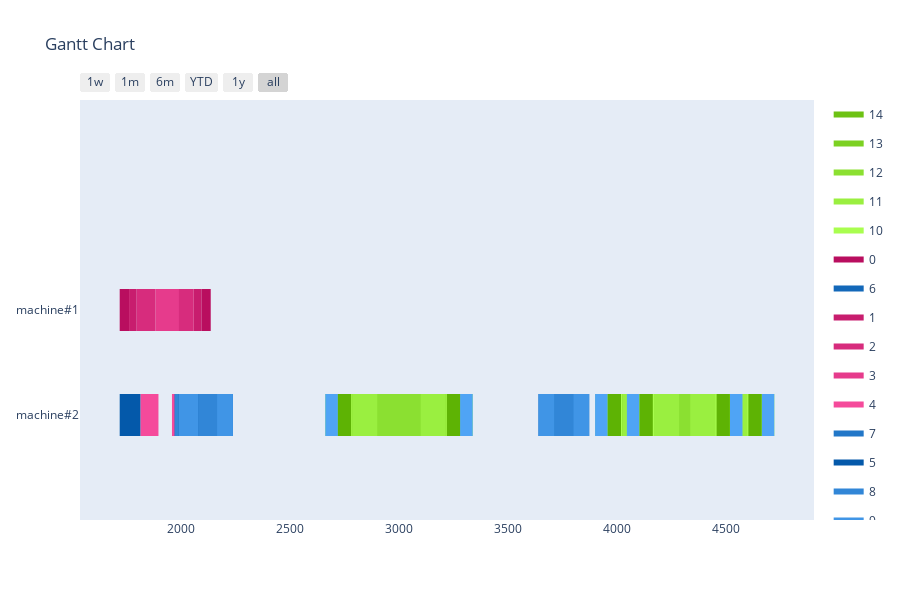

The notebook cell this image was saved under:
### Markdown cell above
Greedy with changing sequence

### Code cell
def change_order(orders):
    p1 = random.randint(0, len(orders) -2)
    p2 = random.randint(p1, len(orders) -1)
    selected = copy.deepcopy(orders[p1 : p2 +1])
    selected.reverse()
    for i in range(len(selected)):
        orders[p1 + i] = copy.deepcopy(selected[i])

agent = GreedyAgent(env)
simulator = AgentSimulator()
n_generations = 10
best = None
sequence = copy.deepcopy(orders_model)
for gen in range(n_generations):
    simulator = AgentSimulator()
    schedule, schedule_count = simulator.simulate(agent, sequence)
    if not best or best[1] < schedule_count:
        best = [schedule, schedule_count, copy.deepcopy(sequence)]
    change_order(sequence)
print(f'Scheduled {best[1]}/{len(best[2])} Orders')
visualize_schedule(best[0], env)

### Figure 1 — Plotly figure (JSON) as saved in the notebook; plotly's stock layout.template omitted (floating-point values rounded to 4 significant figures; data arrays with more than 128 entries replaced by an {"elided": "..."} marker saying what was removed)
{"data": [{"fill": "toself", "fillcolor": "rgb(109, 194, 19)", "hoverinfo": "name", "legendgroup": "rgb(109, 194, 19)", "mode": "none", "name": "14", "type": "scatter", "x": {"elided": "199 int values"}, "y": {"elided": "199 float values"}}, {"fill": "toself", "fillcolor": "rgb(124, 209, 34)", "hoverinfo": "name", "legendgroup": "rgb(124, 209, 34)", "mode": "none", "name": "13", "type": "scatter", "x": {"elided": "199 int values"}, "y": {"elided": "199 float values"}}, {"fill": "toself", "fillcolor": "rgb(139, 224, 49)", "hoverinfo": "name", "legendgroup": "rgb(139, 224, 49)", "mode": "none", "name": "12", "type": "scatter", "x": {"elided": "199 int values"}, "y": {"elided": "199 float values"}}, {"fill": "toself", "fillcolor": "rgb(154, 239, 64)", "hoverinfo": "name", "legendgroup": "rgb(154, 239, 64)", "mode": "none", "name": "11", "type": "scatter", "x": {"elided": "199 int values"}, "y": {"elided": "199 float values"}}, {"fill": "toself", "fillcolor": "rgb(169, 254, 79)", "hoverinfo": "name", "legendgroup": "rgb(169, 254, 79)", "mode": "none", "name": "10", "type": "scatter", "x": {"elided": "199 int values"}, "y": {"elided": "199 float values"}}, {"fill": "toself", "fillcolor": "rgb(185, 14, 95)", "hoverinfo": "name", "legendgroup": "rgb(185, 14, 95)", "mode": "none", "name": "0", "type": "scatter", "x": {"elided": "149 int values"}, "y": {"elided": "149 float values"}}, {"fill": "toself", "fillcolor": "rgb(19, 104, 185)", "hoverinfo": "name", "legendgroup": "rgb(19, 104, 185)", "mode": "none", "name": "6", "type": "scatter", "x": {"elided": "149 int values"}, "y": {"elided": "149 float values"}}, {"fill": "toself", "fillcolor": "rgb(200, 29, 110)", "hoverinfo": "name", "legendgroup": "rgb(200, 29, 110)", "mode": "none", "name": "1", "type": "scatter", "x": {"elided": "149 int values"}, "y": {"elided": "149 float values"}}, {"fill": "toself", "fillcolor": "rgb(215, 44, 125)", "hoverinfo": "name", "legendgroup": "rgb(215, 44, 125)", "mode": "none", "name": "2", "type": "scatter", "x": {"elided": "149 int values"}, "y": {"elided": "149 float values"}}, {"fill": "toself", "fillcolor": "rgb(230, 59, 140)", "hoverinfo": "name", "legendgroup": "rgb(230, 59, 140)", "mode": "none", "name": "3", "type": "scatter", "x": {"elided": "149 int values"}, "y": {"elided": "149 float values"}}, {"fill": "toself", "fillcolor": "rgb(245, 74, 155)", "hoverinfo": "name", "legendgroup": "rgb(245, 74, 155)", "mode": "none", "name": "4", "type": "scatter", "x": {"elided": "149 int values"}, "y": {"elided": "149 float values"}}, {"fill": "toself", "fillcolor": "rgb(34, 119, 200)", "hoverinfo": "name", "legendgroup": "rgb(34, 119, 200)", "mode": "none", "name": "7", "type": "scatter", "x": {"elided": "149 int values"}, "y": {"elided": "149 float values"}}, {"fill": "toself", "fillcolor": "rgb(4, 89, 170)", "hoverinfo": "name", "legendgroup": "rgb(4, 89, 170)", "mode": "none", "name": "5", "type": "scatter", "x": {"elided": "149 int values"}, "y": {"elided": "149 float values"}}, {"fill": "toself", "fillcolor": "rgb(49, 134, 215)", "hoverinfo": "name", "legendgroup": "rgb(49, 134, 215)", "mode": "none", "name": "8", "type": "scatter", "x": {"elided": "149 int values"}, "y": {"elided": "149 float values"}}, {"fill": "toself", "fillcolor": "rgb(64, 149, 230)", "hoverinfo": "name", "legendgroup": "rgb(64, 149, 230)", "mode": "none", "name": "9", "type": "scatter", "x": {"elided": "149 int values"}, "y": {"elided": "149 float values"}}, {"fill": "toself", "fillcolor": "rgb(79, 164, 245)", "hoverinfo": "name", "legendgroup": "rgb(79, 164, 245)", "mode": "none", "name": "16", "type": "scatter", "x": {"elided": "199 int values"}, "y": {"elided": "199 float values"}}, {"fill": "toself", "fillcolor": "rgb(94, 179, 4)", "hoverinfo": "name", "legendgroup": "rgb(94, 179, 4)", "mode": "none", "name": "15", "type": "scatter", "x": {"elided": "199 int values"}, "y": {"elided": "199 float values"}}, {"legendgroup": "rgb(109, 194, 19)", "marker": {"color": "rgb(109, 194, 19)", "opacity": 0, "size": 1}, "mode": "markers", "name": "", "showlegend": false, "text": [null, null, null, null, null, null, null, null, null, null, null, null, null, null, null, null, null, null, null, null, null, null, null, null, null, null, null, null, null, null, null, null, null, null, null, null, null, null, null, null, null, null, null, null, null, null, null, null, null, null, null, null, null, null, null, null, null, null, null, null, null, null, null, null, null, null, null, null, null, null, null, null, null, null, null, null, null, null, null, null], "type": "scatter", "x": [4561, 4604, 4019, 4062, 3176, 3219, 398, 441, 4415, 4458, 4561, 4604, 3176, 3219, 398, 441, 4019, 4062, 4165, 4208, 794, 837, 3176, 3219, 398, 441, 4561, 4604, 4415, 4458, 2780, 2823, 4019, 4062, 4165, 4208, 794, 837, 3176, 3219, 4415, 4458, 4561, 4604, 398, 441, 2780, 2823, 4019, 4062, 4165, 4208, 794, 837, 3176, 3219, 4415, 4458, 4561, 4604, 398, 441, 2780, 2823, 4019, 4062, 794, 837, 4165, 4208, 3176, 3219, 4415, 4458, 398, 441, 4561, 4604, 2780, 2823], "y": [0, 0, 0, 0, 0, 0, 0, 0, 0, 0, 0, 0, 0, 0, 0, 0, 0, 0, 0, 0, 0, 0, 0, 0, 0, 0, 0, 0, 0, 0, 0, 0, 0, 0, 0, 0, 0, 0, 0, 0, 0, 0, 0, 0, 0, 0, 0, 0, 0, 0, 0, 0, 0, 0, 0, 0, 0, 0, 0, 0, 0, 0, 0, 0, 0, 0, 0, 0, 0, 0, 0, 0, 0, 0, 0, 0, 0, 0, 0, 0]}, {"legendgroup": "rgb(124, 209, 34)", "marker": {"color": "rgb(124, 209, 34)", "opacity": 0, "size": 1}, "mode": "markers", "name": "", "showlegend": false, "text": [null, null, null, null, null, null, null, null, null, null, null, null, null, null, null, null, null, null, null, null, null, null, null, null, null, null, null, null, null, null, null, null, null, null, null, null, null, null, null, null, null, null, null, null, null, null, null, null, null, null, null, null, null, null, null, null, null, null, null, null, null, null, null, null, null, null, null, null, null, null, null, null, null, null, null, null, null, null, null, null], "type": "scatter", "x": [4421, 4561, 4062, 4202, 3036, 3176, 441, 581, 4275, 4415, 4421, 4561, 3036, 3176, 441, 581, 4062, 4202, 4208, 4348, 654, 794, 3036, 3176, 441, 581, 4421, 4561, 4275, 4415, 2823, 2963, 4062, 4202, 4208, 4348, 654, 794, 3036, 3176, 4275, 4415, 4421, 4561, 441, 581, 2823, 2963, 4062, 4202, 4208, 4348, 654, 794, 3036, 3176, 4275, 4415, 4421, 4561, 441, 581, 2823, 2963, 4062, 4202, 654, 794, 4208, 4348, 3036, 3176, 4275, 4415, 441, 581, 4421, 4561, 2823, 2963], "y": [0, 0, 0, 0, 0, 0, 0, 0, 0, 0, 0, 0, 0, 0, 0, 0, 0, 0, 0, 0, 0, 0, 0, 0, 0, 0, 0, 0, 0, 0, 0, 0, 0, 0, 0, 0, 0, 0, 0, 0, 0, 0, 0, 0, 0, 0, 0, 0, 0, 0, 0, 0, 0, 0, 0, 0, 0, 0, 0, 0, 0, 0, 0, 0, 0, 0, 0, 0, 0, 0, 0, 0, 0, 0, 0, 0, 0, 0, 0, 0]}, {"legendgroup": "rgb(139, 224, 49)", "marker": {"color": "rgb(139, 224, 49)", "opacity": 0, "size": 1}, "mode": "markers", "name": "", "showlegend": false, "text": [null, null, null, null, null, null, null, null, null, null, null, null, null, null, null, null, null, null, null, null, null, null, null, null, null, null, null, null, null, null, null, null, null, null, null, null, null, null, null, null, null, null, null, null, null, null, null, null, null, null, null, null, null, null, null, null, null, null, null, null, null, null, null, null, null, null, null, null, null, null, null, null, null, null, null, null, null, null, null, null], "type": "scatter", "x": [4286, 4421, 4202, 4337, 2901, 3036, 581, 716, 4140, 4275, 4286, 4421, 2901, 3036, 581, 716, 4202, 4337, 4348, 4483, 519, 654, 2901, 3036, 581, 716, 4286, 4421, 4140, 4275, 2963, 3098, 4202, 4337, 4348, 4483, 519, 654, 2901, 3036, 4140, 4275, 4286, 4421, 581, 716, 2963, 3098, 4202, 4337, 4348, 4483, 519, 654, 2901, 3036, 4140, 4275, 4286, 4421, 581, 716, 2963, 3098, 4202, 4337, 519, 654, 4348, 4483, 2901, 3036, 4140, 4275, 581, 716, 4286, 4421, 2963, 3098], "y": [0, 0, 0, 0, 0, 0, 0, 0, 0, 0, 0, 0, 0, 0, 0, 0, 0, 0, 0, 0, 0, 0, 0, 0, 0, 0, 0, 0, 0, 0, 0, 0, 0, 0, 0, 0, 0, 0, 0, 0, 0, 0, 0, 0, 0, 0, 0, 0, 0, 0, 0, 0, 0, 0, 0, 0, 0, 0, 0, 0, 0, 0, 0, 0, 0, 0, 0, 0, 0, 0, 0, 0, 0, 0, 0, 0, 0, 0, 0, 0]}, {"legendgroup": "rgb(154, 239, 64)", "marker": {"color": "rgb(154, 239, 64)", "opacity": 0, "size": 1}, "mode": "markers", "name": "", "showlegend": false, "text": [null, null, null, null, null, null, null, null, null, null, null, null, null, null, null, null, null, null, null, null, null, null, null, null, null, null, null, null, null, null, null, null, null, null, null, null, null, null, null, null, null, null, null, null, null, null, null, null, null, null, null, null, null, null, null, null, null, null, null, null, null, null, null, null, null, null, null, null, null, null, null, null, null, null, null, null, null, null, null, null], "type": "scatter", "x": [4171, 4286, 4337, 4452, 2786, 2901, 716, 831, 4025, 4140, 4171, 4286, 2786, 2901, 716, 831, 4337, 4452, 4483, 4598, 404, 519, 2786, 2901, 716, 831, 4171, 4286, 4025, 4140, 3098, 3213, 4337, 4452, 4483, 4598, 404, 519, 2786, 2901, 4025, 4140, 4171, 4286, 716, 831, 3098, 3213, 4337, 4452, 4483, 4598, 404, 519, 2786, 2901, 4025, 4140, 4171, 4286, 716, 831, 3098, 3213, 4337, 4452, 404, 519, 4483, 4598, 2786, 2901, 4025, 4140, 716, 831, 4171, 4286, 3098, 3213], "y": [0, 0, 0, 0, 0, 0, 0, 0, 0, 0, 0, 0, 0, 0, 0, 0, 0, 0, 0, 0, 0, 0, 0, 0, 0, 0, 0, 0, 0, 0, 0, 0, 0, 0, 0, 0, 0, 0, 0, 0, 0, 0, 0, 0, 0, 0, 0, 0, 0, 0, 0, 0, 0, 0, 0, 0, 0, 0, 0, 0, 0, 0, 0, 0, 0, 0, 0, 0, 0, 0, 0, 0, 0, 0, 0, 0, 0, 0, 0, 0]}, {"legendgroup": "rgb(169, 254, 79)", "marker": {"color": "rgb(169, 254, 79)", "opacity": 0, "size": 1}, "mode": "markers", "name": "", "showlegend": false, "text": [null, null, null, null, null, null, null, null, null, null, null, null, null, null, null, null, null, null, null, null, null, null, null, null, null, null, null, null, null, null, null, null, null, null, null, null, null, null, null, null, null, null, null, null, null, null, null, null, null, null, null, null, null, null, null, null, null, null, null, null, null, null, null, null, null, null, null, null, null, null, null, null, null, null, null, null, null, null, null, null], "type": "scatter", "x": [4046, 4171, 4452, 4577, 2661, 2786, 831, 956, 3900, 4025, 4046, 4171, 2661, 2786, 831, 956, 4452, 4577, 4598, 4723, 279, 404, 2661, 2786, 831, 956, 4046, 4171, 3900, 4025, 3213, 3338, 4452, 4577, 4598, 4723, 279, 404, 2661, 2786, 3900, 4025, 4046, 4171, 831, 956, 3213, 3338, 4452, 4577, 4598, 4723, 279, 404, 2661, 2786, 3900, 4025, 4046, 4171, 831, 956, 3213, 3338, 4452, 4577, 279, 404, 4598, 4723, 2661, 2786, 3900, 4025, 831, 956, 4046, 4171, 3213, 3338], "y": [0, 0, 0, 0, 0, 0, 0, 0, 0, 0, 0, 0, 0, 0, 0, 0, 0, 0, 0, 0, 0, 0, 0, 0, 0, 0, 0, 0, 0, 0, 0, 0, 0, 0, 0, 0, 0, 0, 0, 0, 0, 0, 0, 0, 0, 0, 0, 0, 0, 0, 0, 0, 0, 0, 0, 0, 0, 0, 0, 0, 0, 0, 0, 0, 0, 0, 0, 0, 0, 0, 0, 0, 0, 0, 0, 0, 0, 0, 0, 0]}, {"legendgroup": "rgb(185, 14, 95)", "marker": {"color": "rgb(185, 14, 95)", "opacity": 0, "size": 1}, "mode": "markers", "name": "", "showlegend": false, "text": [null, null, null, null, null, null, null, null, null, null, null, null, null, null, null, null, null, null, null, null, null, null, null, null, null, null, null, null, null, null, null, null, null, null, null, null, null, null, null, null, null, null, null, null, null, null, null, null, null, null, null, null, null, null, null, null, null, null, null, null], "type": "scatter", "x": [299, 342, 95, 138, 2092, 2135, -76, -33, 470, 513, 1717, 1760, 299, 342, 95, 138, 2092, 2135, 299, 342, 95, 138, 1717, 1760, 299, 342, 95, 138, 2092, 2135, 299, 342, 95, 138, 1717, 1760, 299, 342, 95, 138, 2092, 2135, 299, 342, 95, 138, 1717, 1760, 299, 342, 95, 138, 2092, 2135, 299, 342, 95, 138, 1717, 1760], "y": [1, 1, 1, 1, 1, 1, 1, 1, 1, 1, 1, 1, 1, 1, 1, 1, 1, 1, 1, 1, 1, 1, 1, 1, 1, 1, 1, 1, 1, 1, 1, 1, 1, 1, 1, 1, 1, 1, 1, 1, 1, 1, 1, 1, 1, 1, 1, 1, 1, 1, 1, 1, 1, 1, 1, 1, 1, 1, 1, 1]}, {"legendgroup": "rgb(19, 104, 185)", "marker": {"color": "rgb(19, 104, 185)", "opacity": 0, "size": 1}, "mode": "markers", "name": "", "showlegend": false, "text": [null, null, null, null, null, null, null, null, null, null, null, null, null, null, null, null, null, null, null, null, null, null, null, null, null, null, null, null, null, null, null, null, null, null, null, null, null, null, null, null, null, null, null, null, null, null, null, null, null, null, null, null, null, null, null, null, null, null, null, null], "type": "scatter", "x": [185, 248, 3640, 3703, 2174, 2237, 15, 78, 3640, 3703, 2174, 2237, 15, 78, 3810, 3873, 2004, 2067, 185, 248, 3640, 3703, 2174, 2237, 15, 78, 3810, 3873, 2004, 2067, 3640, 3703, 185, 248, 2174, 2237, 15, 78, 3810, 3873, 2004, 2067, 185, 248, 3640, 3703, 2174, 2237, 15, 78, 3810, 3873, 2004, 2067, 185, 248, 2174, 2237, 3640, 3703], "y": [0, 0, 0, 0, 0, 0, 0, 0, 0, 0, 0, 0, 0, 0, 0, 0, 0, 0, 0, 0, 0, 0, 0, 0, 0, 0, 0, 0, 0, 0, 0, 0, 0, 0, 0, 0, 0, 0, 0, 0, 0, 0, 0, 0, 0, 0, 0, 0, 0, 0, 0, 0, 0, 0, 0, 0, 0, 0, 0, 0]}, {"legendgroup": "rgb(200, 29, 110)", "marker": {"color": "rgb(200, 29, 110)", "opacity": 0, "size": 1}, "mode": "markers", "name": "", "showlegend": false, "text": [null, null, null, null, null, null, null, null, null, null, null, null, null, null, null, null, null, null, null, null, null, null, null, null, null, null, null, null, null, null, null, null, null, null, null, null, null, null, null, null, null, null, null, null, null, null, null, null, null, null, null, null, null, null, null, null, null, null, null, null], "type": "scatter", "x": [264, 299, 138, 173, 2057, 2092, -33, 2, 435, 470, 1760, 1795, 264, 299, 138, 173, 2057, 2092, 264, 299, 138, 173, 1760, 1795, 264, 299, 138, 173, 2057, 2092, 264, 299, 138, 173, 1760, 1795, 264, 299, 138, 173, 2057, 2092, 264, 299, 138, 173, 1760, 1795, 264, 299, 138, 173, 2057, 2092, 264, 299, 138, 173, 1760, 1795], "y": [1, 1, 1, 1, 1, 1, 1, 1, 1, 1, 1, 1, 1, 1, 1, 1, 1, 1, 1, 1, 1, 1, 1, 1, 1, 1, 1, 1, 1, 1, 1, 1, 1, 1, 1, 1, 1, 1, 1, 1, 1, 1, 1, 1, 1, 1, 1, 1, 1, 1, 1, 1, 1, 1, 1, 1, 1, 1, 1, 1]}, {"legendgroup": "rgb(215, 44, 125)", "marker": {"color": "rgb(215, 44, 125)", "opacity": 0, "size": 1}, "mode": "markers", "name": "", "showlegend": false, "text": [null, null, null, null, null, null, null, null, null, null, null, null, null, null, null, null, null, null, null, null, null, null, null, null, null, null, null, null, null, null, null, null, null, null, null, null, null, null, null, null, null, null, null, null, null, null, null, null, null, null, null, null, null, null, null, null, null, null, null, null], "type": "scatter", "x": [177, 264, 173, 260, 1970, 2057, 2, 89, 348, 435, 1795, 1882, 177, 264, 173, 260, 1970, 2057, 177, 264, 173, 260, 1795, 1882, 177, 264, 173, 260, 1970, 2057, 177, 264, 173, 260, 1795, 1882, 177, 264, 173, 260, 1970, 2057, 177, 264, 173, 260, 1795, 1882, 177, 264, 173, 260, 1970, 2057, 177, 264, 173, 260, 1795, 1882], "y": [1, 1, 1, 1, 1, 1, 1, 1, 1, 1, 1, 1, 1, 1, 1, 1, 1, 1, 1, 1, 1, 1, 1, 1, 1, 1, 1, 1, 1, 1, 1, 1, 1, 1, 1, 1, 1, 1, 1, 1, 1, 1, 1, 1, 1, 1, 1, 1, 1, 1, 1, 1, 1, 1, 1, 1, 1, 1, 1, 1]}, {"legendgroup": "rgb(230, 59, 140)", "marker": {"color": "rgb(230, 59, 140)", "opacity": 0, "size": 1}, "mode": "markers", "name": "", "showlegend": false, "text": [null, null, null, null, null, null, null, null, null, null, null, null, null, null, null, null, null, null, null, null, null, null, null, null, null, null, null, null, null, null, null, null, null, null, null, null, null, null, null, null, null, null, null, null, null, null, null, null, null, null, null, null, null, null, null, null, null, null, null, null], "type": "scatter", "x": [102, 177, 260, 335, 1895, 1970, 89, 164, 273, 348, 1882, 1957, 102, 177, 260, 335, 1895, 1970, 102, 177, 260, 335, 1882, 1957, 102, 177, 260, 335, 1895, 1970, 102, 177, 260, 335, 1882, 1957, 102, 177, 260, 335, 1895, 1970, 102, 177, 260, 335, 1882, 1957, 102, 177, 260, 335, 1895, 1970, 102, 177, 260, 335, 1882, 1957], "y": [1, 1, 1, 1, 1, 1, 1, 1, 1, 1, 1, 1, 1, 1, 1, 1, 1, 1, 1, 1, 1, 1, 1, 1, 1, 1, 1, 1, 1, 1, 1, 1, 1, 1, 1, 1, 1, 1, 1, 1, 1, 1, 1, 1, 1, 1, 1, 1, 1, 1, 1, 1, 1, 1, 1, 1, 1, 1, 1, 1]}, {"legendgroup": "rgb(245, 74, 155)", "marker": {"color": "rgb(245, 74, 155)", "opacity": 0, "size": 1}, "mode": "markers", "name": "", "showlegend": false, "text": [null, null, null, null, null, null, null, null, null, null, null, null, null, null, null, null, null, null, null, null, null, null, null, null, null, null, null, null, null, null, null, null, null, null, null, null, null, null, null, null, null, null, null, null, null, null, null, null, null, null, null, null, null, null, null, null, null, null, null, null], "type": "scatter", "x": [19, 102, 335, 418, 1812, 1895, 164, 247, 190, 273, 1957, 2040, 19, 102, 335, 418, 1812, 1895, 19, 102, 335, 418, 1957, 2040, 19, 102, 335, 418, 1812, 1895, 19, 102, 335, 418, 1957, 2040, 19, 102, 335, 418, 1812, 1895, 19, 102, 335, 418, 1957, 2040, 19, 102, 335, 418, 1812, 1895, 19, 102, 335, 418, 1957, 2040], "y": [0, 0, 0, 0, 0, 0, 0, 0, 0, 0, 0, 0, 0, 0, 0, 0, 0, 0, 0, 0, 0, 0, 0, 0, 0, 0, 0, 0, 0, 0, 0, 0, 0, 0, 0, 0, 0, 0, 0, 0, 0, 0, 0, 0, 0, 0, 0, 0, 0, 0, 0, 0, 0, 0, 0, 0, 0, 0, 0, 0]}, {"legendgroup": "rgb(34, 119, 200)", "marker": {"color": "rgb(34, 119, 200)", "opacity": 0, "size": 1}, "mode": "markers", "name": "", "showlegend": false, "text": [null, null, null, null, null, null, null, null, null, null, null, null, null, null, null, null, null, null, null, null, null, null, null, null, null, null, null, null, null, null, null, null, null, null, null, null, null, null, null, null, null, null, null, null, null, null, null, null, null, null, null, null, null, null, null, null, null, null, null, null], "type": "scatter", "x": [132, 185, 3703, 3756, 2121, 2174, 78, 131, 3703, 3756, 2121, 2174, 78, 131, 3757, 3810, 2067, 2120, 132, 185, 3703, 3756, 2121, 2174, 78, 131, 3757, 3810, 2067, 2120, 3703, 3756, 132, 185, 2121, 2174, 78, 131, 3757, 3810, 2067, 2120, 132, 185, 3703, 3756, 2121, 2174, 78, 131, 3757, 3810, 2067, 2120, 132, 185, 2121, 2174, 3703, 3756], "y": [0, 0, 0, 0, 0, 0, 0, 0, 0, 0, 0, 0, 0, 0, 0, 0, 0, 0, 0, 0, 0, 0, 0, 0, 0, 0, 0, 0, 0, 0, 0, 0, 0, 0, 0, 0, 0, 0, 0, 0, 0, 0, 0, 0, 0, 0, 0, 0, 0, 0, 0, 0, 0, 0, 0, 0, 0, 0, 0, 0]}, {"legendgroup": "rgb(4, 89, 170)", "marker": {"color": "rgb(4, 89, 170)", "opacity": 0, "size": 1}, "mode": "markers", "name": "", "showlegend": false, "text": [null, null, null, null, null, null, null, null, null, null, null, null, null, null, null, null, null, null, null, null, null, null, null, null, null, null, null, null, null, null, null, null, null, null, null, null, null, null, null, null, null, null, null, null, null, null, null, null, null, null, null, null, null, null, null, null, null, null, null, null], "type": "scatter", "x": [-76, 19, 418, 513, 1717, 1812, 247, 342, 95, 190, 2040, 2135, -76, 19, 418, 513, 1717, 1812, -76, 19, 418, 513, 2040, 2135, -76, 19, 418, 513, 1717, 1812, -76, 19, 418, 513, 2040, 2135, -76, 19, 418, 513, 1717, 1812, -76, 19, 418, 513, 2040, 2135, -76, 19, 418, 513, 1717, 1812, -76, 19, 418, 513, 2040, 2135], "y": [0, 0, 0, 0, 0, 0, 0, 0, 0, 0, 0, 0, 0, 0, 0, 0, 0, 0, 0, 0, 0, 0, 0, 0, 0, 0, 0, 0, 0, 0, 0, 0, 0, 0, 0, 0, 0, 0, 0, 0, 0, 0, 0, 0, 0, 0, 0, 0, 0, 0, 0, 0, 0, 0, 0, 0, 0, 0, 0, 0]}, {"legendgroup": "rgb(49, 134, 215)", "marker": {"color": "rgb(49, 134, 215)", "opacity": 0, "size": 1}, "mode": "markers", "name": "", "showlegend": false, "text": [null, null, null, null, null, null, null, null, null, null, null, null, null, null, null, null, null, null, null, null, null, null, null, null, null, null, null, null, null, null, null, null, null, null, null, null, null, null, null, null, null, null, null, null, null, null, null, null, null, null, null, null, null, null, null, null, null, null, null, null], "type": "scatter", "x": [88, 132, 3756, 3800, 2077, 2121, 131, 175, 3756, 3800, 2077, 2121, 131, 175, 3713, 3757, 2120, 2164, 88, 132, 3756, 3800, 2077, 2121, 131, 175, 3713, 3757, 2120, 2164, 3756, 3800, 88, 132, 2077, 2121, 131, 175, 3713, 3757, 2120, 2164, 88, 132, 3756, 3800, 2077, 2121, 131, 175, 3713, 3757, 2120, 2164, 88, 132, 2077, 2121, 3756, 3800], "y": [0, 0, 0, 0, 0, 0, 0, 0, 0, 0, 0, 0, 0, 0, 0, 0, 0, 0, 0, 0, 0, 0, 0, 0, 0, 0, 0, 0, 0, 0, 0, 0, 0, 0, 0, 0, 0, 0, 0, 0, 0, 0, 0, 0, 0, 0, 0, 0, 0, 0, 0, 0, 0, 0, 0, 0, 0, 0, 0, 0]}, {"legendgroup": "rgb(64, 149, 230)", "marker": {"color": "rgb(64, 149, 230)", "opacity": 0, "size": 1}, "mode": "markers", "name": "", "showlegend": false, "text": [null, null, null, null, null, null, null, null, null, null, null, null, null, null, null, null, null, null, null, null, null, null, null, null, null, null, null, null, null, null, null, null, null, null, null, null, null, null, null, null, null, null, null, null, null, null, null, null, null, null, null, null, null, null, null, null, null, null, null, null], "type": "scatter", "x": [15, 88, 3800, 3873, 2004, 2077, 175, 248, 3800, 3873, 2004, 2077, 175, 248, 3640, 3713, 2164, 2237, 15, 88, 3800, 3873, 2004, 2077, 175, 248, 3640, 3713, 2164, 2237, 3800, 3873, 15, 88, 2004, 2077, 175, 248, 3640, 3713, 2164, 2237, 15, 88, 3800, 3873, 2004, 2077, 175, 248, 3640, 3713, 2164, 2237, 15, 88, 2004, 2077, 3800, 3873], "y": [0, 0, 0, 0, 0, 0, 0, 0, 0, 0, 0, 0, 0, 0, 0, 0, 0, 0, 0, 0, 0, 0, 0, 0, 0, 0, 0, 0, 0, 0, 0, 0, 0, 0, 0, 0, 0, 0, 0, 0, 0, 0, 0, 0, 0, 0, 0, 0, 0, 0, 0, 0, 0, 0, 0, 0, 0, 0, 0, 0]}, {"legendgroup": "rgb(79, 164, 245)", "marker": {"color": "rgb(79, 164, 245)", "opacity": 0, "size": 1}, "mode": "markers", "name": "", "showlegend": false, "text": [null, null, null, null, null, null, null, null, null, null, null, null, null, null, null, null, null, null, null, null, null, null, null, null, null, null, null, null, null, null, null, null, null, null, null, null, null, null, null, null, null, null, null, null, null, null, null, null, null, null, null, null, null, null, null, null, null, null, null, null, null, null, null, null, null, null, null, null, null, null, null, null, null, null, null, null, null, null, null, null], "type": "scatter", "x": [4665, 4723, 3900, 3958, 3280, 3338, 279, 337, 4519, 4577, 4665, 4723, 3280, 3338, 279, 337, 3900, 3958, 4046, 4104, 898, 956, 3280, 3338, 279, 337, 4665, 4723, 4519, 4577, 2661, 2719, 3900, 3958, 4046, 4104, 898, 956, 3280, 3338, 4519, 4577, 4665, 4723, 279, 337, 2661, 2719, 3900, 3958, 4046, 4104, 898, 956, 3280, 3338, 4519, 4577, 4665, 4723, 279, 337, 2661, 2719, 3900, 3958, 898, 956, 4046, 4104, 3280, 3338, 4519, 4577, 279, 337, 4665, 4723, 2661, 2719], "y": [0, 0, 0, 0, 0, 0, 0, 0, 0, 0, 0, 0, 0, 0, 0, 0, 0, 0, 0, 0, 0, 0, 0, 0, 0, 0, 0, 0, 0, 0, 0, 0, 0, 0, 0, 0, 0, 0, 0, 0, 0, 0, 0, 0, 0, 0, 0, 0, 0, 0, 0, 0, 0, 0, 0, 0, 0, 0, 0, 0, 0, 0, 0, 0, 0, 0, 0, 0, 0, 0, 0, 0, 0, 0, 0, 0, 0, 0, 0, 0]}, {"legendgroup": "rgb(94, 179, 4)", "marker": {"color": "rgb(94, 179, 4)", "opacity": 0, "size": 1}, "mode": "markers", "name": "", "showlegend": false, "text": [null, null, null, null, null, null, null, null, null, null, null, null, null, null, null, null, null, null, null, null, null, null, null, null, null, null, null, null, null, null, null, null, null, null, null, null, null, null, null, null, null, null, null, null, null, null, null, null, null, null, null, null, null, null, null, null, null, null, null, null, null, null, null, null, null, null, null, null, null, null, null, null, null, null, null, null, null, null, null, null], "type": "scatter", "x": [4604, 4665, 3958, 4019, 3219, 3280, 337, 398, 4458, 4519, 4604, 4665, 3219, 3280, 337, 398, 3958, 4019, 4104, 4165, 837, 898, 3219, 3280, 337, 398, 4604, 4665, 4458, 4519, 2719, 2780, 3958, 4019, 4104, 4165, 837, 898, 3219, 3280, 4458, 4519, 4604, 4665, 337, 398, 2719, 2780, 3958, 4019, 4104, 4165, 837, 898, 3219, 3280, 4458, 4519, 4604, 4665, 337, 398, 2719, 2780, 3958, 4019, 837, 898, 4104, 4165, 3219, 3280, 4458, 4519, 337, 398, 4604, 4665, 2719, 2780], "y": [0, 0, 0, 0, 0, 0, 0, 0, 0, 0, 0, 0, 0, 0, 0, 0, 0, 0, 0, 0, 0, 0, 0, 0, 0, 0, 0, 0, 0, 0, 0, 0, 0, 0, 0, 0, 0, 0, 0, 0, 0, 0, 0, 0, 0, 0, 0, 0, 0, 0, 0, 0, 0, 0, 0, 0, 0, 0, 0, 0, 0, 0, 0, 0, 0, 0, 0, 0, 0, 0, 0, 0, 0, 0, 0, 0, 0, 0, 0, 0]}], "layout": {"height": 600, "hovermode": "closest", "showlegend": true, "title": {"text": "Gantt Chart"}, "xaxis": {"rangeselector": {"buttons": [{"count": 7, "label": "1w", "step": "day", "stepmode": "backward"}, {"count": 1, "label": "1m", "step": "month", "stepmode": "backward"}, {"count": 6, "label": "6m", "step": "month", "stepmode": "backward"}, {"count": 1, "label": "YTD", "step": "year", "stepmode": "todate"}, {"count": 1, "label": "1y", "step": "year", "stepmode": "backward"}, {"step": "all"}]}, "showgrid": false, "type": "date", "zeroline": false}, "yaxis": {"autorange": false, "range": [-1, 3], "showgrid": false, "ticktext": ["machine#2", "machine#1"], "tickvals": [0, 1], "zeroline": false}}}
